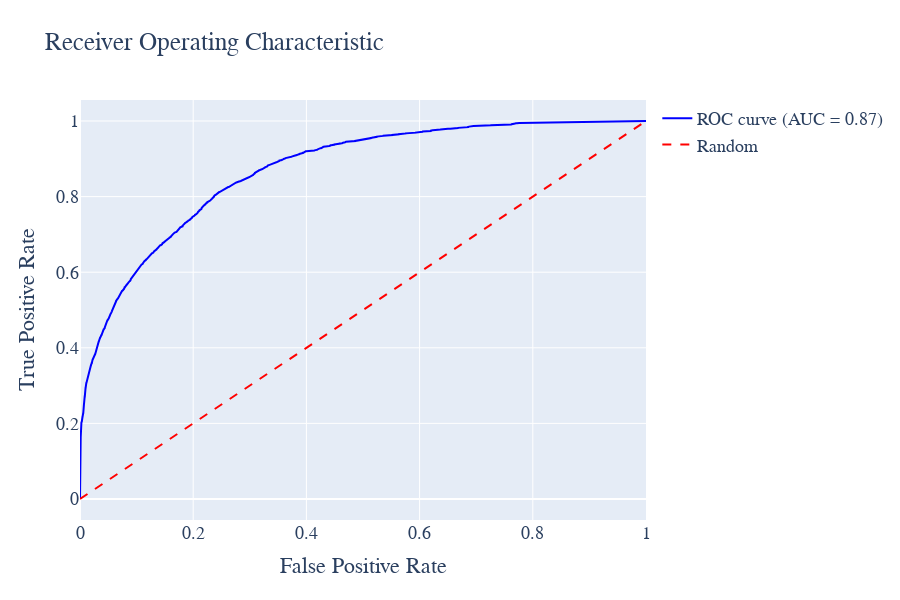

The cell this chart's notebook holds for it:
### Code cell
import plotly.graph_objects as go
from sklearn.metrics import roc_curve, auc

# 计算ROC曲线
roc_auc = auc(fpr, tpr)

# 创建布局
layout = go.Layout(
    title='Receiver Operating Characteristic',
    xaxis=dict(title='False Positive Rate'),
    yaxis=dict(title='True Positive Rate'),
    hovermode='closest',
    width=900, height=600,
    font=dict(family='Times New Roman', size=18)
)

# 创建ROC曲线图形
roc_trace = go.Scatter(
    x=fpr,
    y=tpr,
    mode='lines',
    line=dict(color='blue', width=2),
    name='ROC curve (AUC = %0.2f)' % roc_auc
)

# 创建对角线图形
diagonal_trace = go.Scatter(
    x=[0, 1],
    y=[0, 1],
    mode='lines',
    line=dict(color='red', width=2, dash='dash'),
    name='Random'
)

# 创建图表数据
data = [roc_trace, diagonal_trace]

# 创建图表
fig = go.Figure(data=data, layout=layout)

fig.write_html('Image/4_9_1.html')
# 显示图表
fig.show()

### Figure 1 — Plotly figure (JSON) as saved in the notebook; plotly's stock layout.template omitted (floating-point values rounded to 4 significant figures; data arrays with more than 128 entries replaced by an {"elided": "..."} marker saying what was removed)
{"data": [{"line": {"color": "blue", "width": 2}, "mode": "lines", "name": "ROC curve (AUC = 0.87)", "type": "scatter", "x": {"elided": "3875 float values"}, "y": {"elided": "3875 float values"}}, {"line": {"color": "red", "dash": "dash", "width": 2}, "mode": "lines", "name": "Random", "type": "scatter", "x": [0, 1], "y": [0, 1]}], "layout": {"font": {"family": "Times New Roman", "size": 18}, "height": 600, "hovermode": "closest", "title": {"text": "Receiver Operating Characteristic"}, "width": 900, "xaxis": {"title": {"text": "False Positive Rate"}}, "yaxis": {"title": {"text": "True Positive Rate"}}}}
